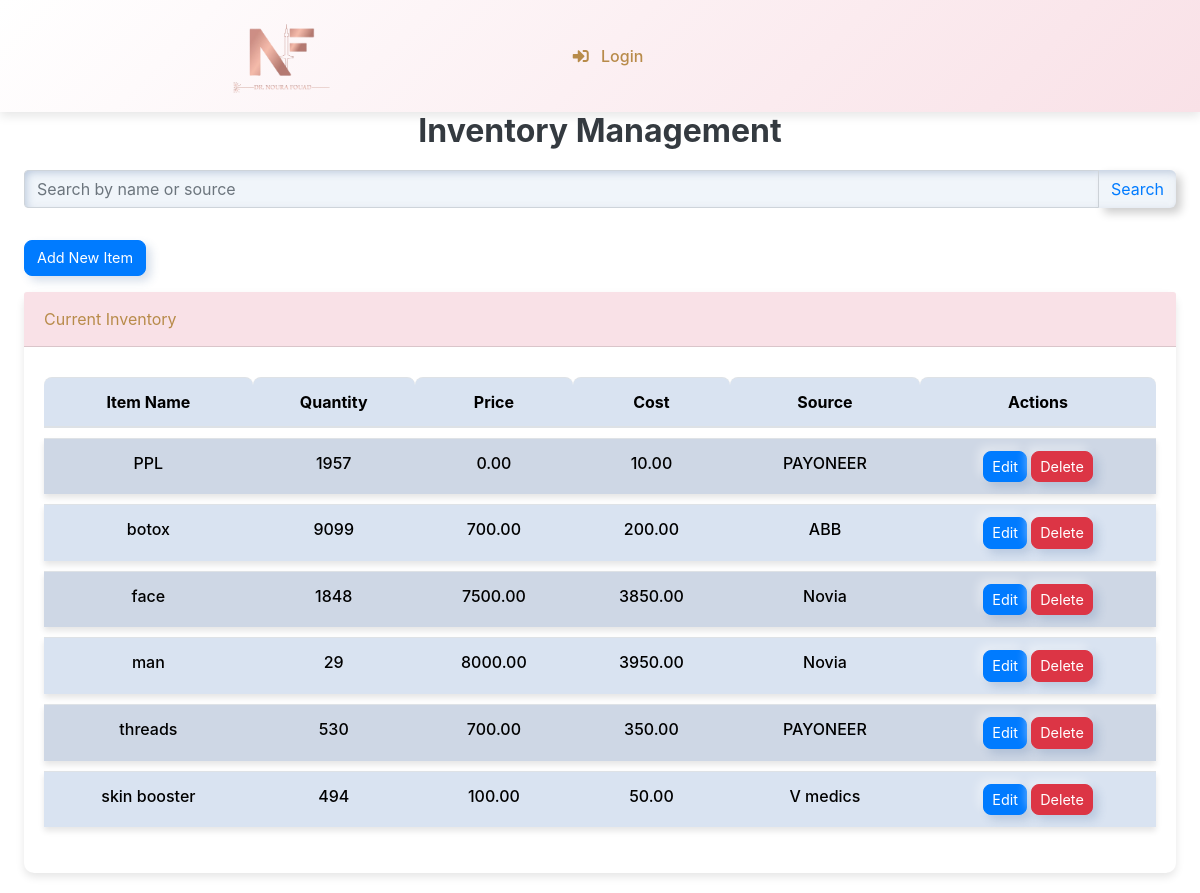
Screenshot of /inventory/ with the database file from the repository.
### webapp/models.py (models this page shows, shortened)
class Inventory(models.Model):
    item_name = models.CharField(max_length=300)
    item_quantity = models.IntegerField()  # الكمية الموجودة في المخزن
    item_price = models.DecimalField(max_digits=10, decimal_places=2)  # سعر البيع
    item_cost = models.DecimalField(max_digits=10, decimal_places=2)  # تكلفة المنتج
    company_source = models.ForeignKey(Companies, on_delete=models.CASCADE, related_name='inventory_items')
    created_at = models.DateTimeField(auto_now_add=True)

class Companies(models.Model):
    company_name = models.CharField(max_length=255)
    company_address = models.CharField(max_length=500)
    company_phone = models.CharField(max_length=20)
    total_paid = models.DecimalField(max_digits=10, decimal_places=2, default=0)  # إجمالي المدفوعات
    total_due = models.DecimalField(max_digits=10, decimal_places=2, default=0)   # إجمالي المتبقي
    def __str__(self):
        return self.company_name

### webapp/views.py (the view)
# urls.py: path('inventory/', views.inventory_view, name='inventory'),
def inventory_view(request, item_id=None):
    query = request.GET.get('q')
    if query:
        inventory = Inventory.objects.filter(
            Q(item_name__icontains=query) | Q(company_source__company_name__icontains=query)
        )
    else:
        inventory = Inventory.objects.all()
    if item_id:
        inventory_item = get_object_or_404(Inventory, id=item_id)
        if request.method == 'POST':
            form = InventoryForm(request.POST, instance=inventory_item)
            if form.is_valid():
                form.save()
                return redirect('inventory')  # إعادة توجيه بعد التعديل
        else:
            form = InventoryForm(instance=inventory_item)
    else:
        if request.method == 'POST':
            form = InventoryForm(request.POST)
            if form.is_valid():
                form.save()
                return redirect('inventory')  # إعادة توجيه بعد الحفظ
        else:
            form = InventoryForm()
    return render(request, 'web/inventory.html', {'inventory': inventory, 'form': form, 'query': query})

### webapp/forms.py
class InventoryForm(forms.ModelForm):
    class Meta:
        model = Inventory
        fields = ['item_name', 'item_quantity', 'item_price', 'item_cost', 'company_source']

### templates/web/inventory.html (shortened to what this page needs)
{% extends 'base.html' %}
{% load crispy_forms_tags %}
{% block content %}
<!DOCTYPE html>
<html lang="en">
<head>
    <link rel="stylesheet" href="https://stackpath.bootstrapcdn.com/bootstrap/4.5.2/css/bootstrap.min.css">
</head>
<body>
    <div class="container-fluid">
        <div class="row">
            <main role="main" class="col-md-12 ml-sm-auto col-lg-12 px-4">
                <h1 class="h2">Inventory Management</h1>
                <form method="GET" action="{% url 'inventory' %}" class="mb-3">
                    <div class="input-group">
                        <input type="text" name="q" class="form-control" placeholder="Search by name or source" value="{{ request.GET.q }}">
                        <div class="input-group-append">
                            <button class="btn btn-outline-primary" type="submit">Search</button>
                        </div>
                    </div>
                </form>
                <button class="btn btn-primary my-3" data-toggle="modal" data-target="#addItemModal">Add New Item</button>
                <div class="card">
                    <div class="card-header">
                        Current Inventory
                    </div>
                    <div class="card-body">
                        <table class="table table-striped">
                            <thead>
                                <tr>
                                    <th>Item Name</th>
                                    <th>Quantity</th>
                                    <th>Price</th>
                                    <th>Cost</th>
                                    <th>Source</th>
                                    <th>Actions</th>
                                </tr>
                            </thead>
                            <tbody>
                                {% for inventory in inventory %}
                                <tr>
                                    <td>{{ inventory.item_name }}</td>
                                    <td>{{ inventory.item_quantity }}</td>
                                    <td>{{ inventory.item_price }}</td>
                                    <td>{{ inventory.item_cost }}</td>
                                    <td>{{ inventory.company_source }}</td>
                                    <td>
                                        <a href="{% url 'update_inventory' item_id=inventory.id %}" class="btn btn-sm btn-primary">Edit</a>
                                        <form method="POST" action="{% url 'delete_inventory' item_id=inventory.id %}" style="display:inline;">
                                            <button type="submit" class="btn btn-sm btn-danger" onclick="return confirm('Are you sure you want to delete this Item?');">Delete</button>
                                        </form>
                                    </td>
                                </tr>
                                {% endfor %}
                            </tbody>
                        </table>
                    </div>
                </div>
            </main>
        </div>
    </div>
</body>
</html>
{% endblock %}

### templates/web/inventory.html (style rules this page uses)
.card { margin-bottom: 20px; border: none; border-radius: 10px; box-shadow: 0 4px 8px rgba(0, 0, 0, 0.1); }
.card-header { display: flex; justify-content: space-between; align-items: center; background-color: #f9e1e7; color: #b88b4a; border-radius: 10px 10px 0 0; padding: 15px 20px; }
h1.h2 { color: #343a40; font-weight: bold; margin-bottom: 20px; text-align: center; }
table.table { border-collapse: separate; border-spacing: 0 10px; }
table thead th { background-color: #343a40; color: white; font-size: 1rem; text-align: center; border-top-left-radius: 8px; border-top-right-radius: 8px; padding: 10px; }
table tbody tr { background-color: white; box-shadow: 0 4px 6px rgba(0, 0, 0, 0.1); transition: transform 0.2s ease; }
table tbody td { padding: 15px; text-align: center; color: #343a40; font-weight: 500; vertical-align: middle; }
.btn-primary, .btn-danger, .btn-success { font-size: 0.9em; border-radius: 8px; transition: background-color 0.3s ease; }

### rows the page displays
Inventory: item_name "PPL", item_quantity "1957", item_price "0.00", item_cost "10.00", company_source "PAYONEER"
Inventory: item_name "botox", item_quantity "9099", item_price "700.00", item_cost "200.00", company_source "ABB"
Inventory: item_name "face", item_quantity "1848", item_price "7500.00", item_cost "3850.00", company_source "Novia"
Inventory: item_name "man", item_quantity "29", item_price "8000.00", item_cost "3950.00", company_source "Novia"
Inventory: item_name "threads", item_quantity "530", item_price "700.00", item_cost "350.00", company_source "PAYONEER"
Inventory: item_name "skin booster", item_quantity "494", item_price "100.00", item_cost "50.00", company_source "V medics"
